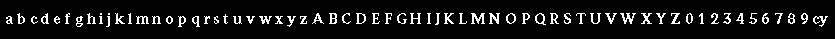
#> input picture hash_ocr/models/beaufont.png, 835 x 39 px
$ python label.py ../hash_ocr/models/beaufont.png
#> lines starting #> are read from the running program, lines starting #| are printed output that depends on the picture; after the words box and inside, x2 and y2 are one past the last pixel; in counts of white or black regions, pixels touching at a corner belong together
### hash_ocr/ocr.py
import json
import os
from functools import lru_cache
from typing import Literal
from typing import Optional
from typing import cast

import cv2
import numpy as np
import numpy.typing as npt
from cv2.typing import MatLike

BASE_DIR = os.path.dirname(os.path.abspath(__file__))
DEFAULT_MODEL = os.path.join(BASE_DIR, "model", "digits.png")

# BlockMeanHash is 10x slower than AverageHash
img_hash = {
    "average": cv2.img_hash.AverageHash.create(),
    "block_mean": cv2.img_hash.BlockMeanHash.create(),
}

Hash = npt.NDArray[np.uint8]


def threshold_image(img: MatLike) -> MatLike:
    white = np.array([255, 255, 255])
    img = cv2.inRange(img, white, white)
    return img


# [92 lines left out: functions get_model, compute_hash, compute_distances, get_characters, get_word, not called in this run]

### tools/label.py
import argparse
import json
from typing import Optional

import cv2
from cv2.typing import MatLike

from hash_ocr.ocr import threshold_image


def draw_labels(
    img: MatLike, labels: list[Optional[str]], cnts: list[MatLike]
):
    for i, label in enumerate(labels):
        try:
            if label is None:
                continue
            x, y, _, h = cv2.boundingRect(cnts[i])
            cv2.putText(img, label, (x, y + h), 0, 1, (0, 0, 255), 2)
        except IndexError:
            pass


def label(file_path: str):
#> called with file_path = '../hash_ocr/models/beaufont.png'
    label_file_path = file_path.replace(".png", ".txt")

    img = cv2.imread(file_path)
#> img is the input picture: shape (39, 835, 3); 7.8% white in thin lines or dots, all inside (x1, y1, x2, y2) = (6, 13, 828, 27)
    img = threshold_image(img)
    img_color = cv2.cvtColor(img, cv2.COLOR_GRAY2BGR)
    cnts, _ = cv2.findContours(img, cv2.RETR_EXTERNAL, cv2.CHAIN_APPROX_SIMPLE)
#> cnts = 65 contours, 32 with area under 20; largest, box (x1, y1, x2, y2) and area: (535, 13, 546, 25) 75, (506, 13, 516, 24) 71, (356, 13, 366, 24) 70, (329, 13, 337, 24) 59, (471, 13, 485, 24) 49
    cnts = list(cnts)

    labels: list[Optional[str]]
    try:
        with open(label_file_path) as fp:
            labels = json.load(fp)
    except FileNotFoundError:
        labels = [None] * len(cnts)
#> labels = 65 items

    cnts.sort(key=lambda x: cv2.boundingRect(x)[0])
    index = 0
    while True:
        index = index % len(cnts)
#> index = 0
        x, y, w, h = cv2.boundingRect(cnts[index])
#> x = 6; y = 16; w = 7; h = 8

        display = img_color.copy()

        cv2.rectangle(display, (x, y), (x + w, y + h), (0, 255, 0), 2)
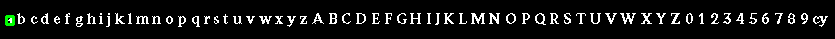
#> display: shape (39, 835, 3); 0.26% of pixels changed, all inside (x1, y1, x2, y2) = (5, 15, 15, 26)
        draw_labels(display, labels, cnts)
#> the loop in draw_labels, `for i, label in enumerate(labels):` made 65 passes
        cv2.imshow("", display)
        key = cv2.waitKeyEx()
#> (key Esc is pressed here)
#> key = 27

        # enter
        # save labels and move to next image
        if key == 13:
            with open(label_file_path, "w") as fp:
                json.dump(labels, fp)
            break

        # escape or close window
        if key == -1 or key == 27:
            return

        # delete
        if key == 3014656:
            labels[index] = None
            continue

        # right arrow
        # go to next index
        if key == 2555904:
            index += 1
            continue

        # left arrow or backspace
        # go back to previous index
        if key == 2424832 or key == 8:
            index -= 1
            continue

        # if valid character
        # assign to label
        try:
            labels[index] = chr(key)
            index += 1
        except ValueError:
            pass


if __name__ == "__main__":
    parser = argparse.ArgumentParser()
    parser.add_argument("input")
    args = parser.parse_args()
    label(args.input)
